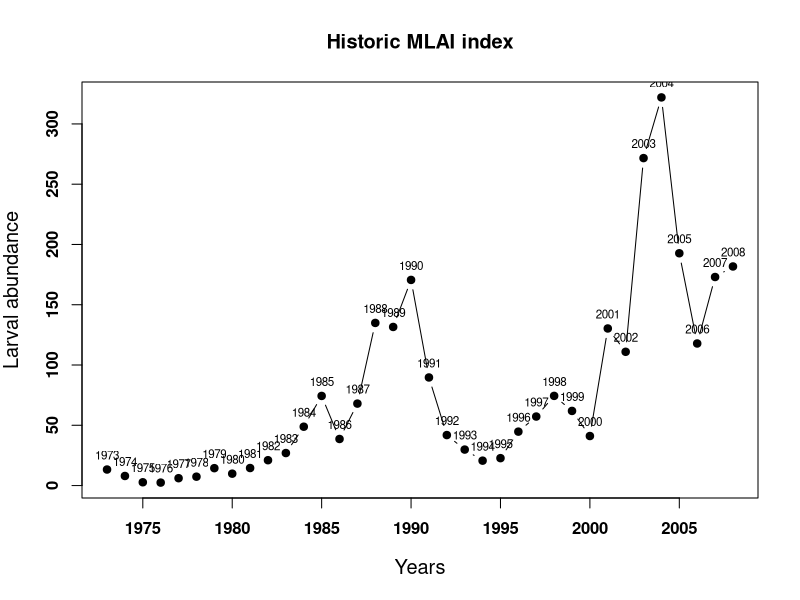
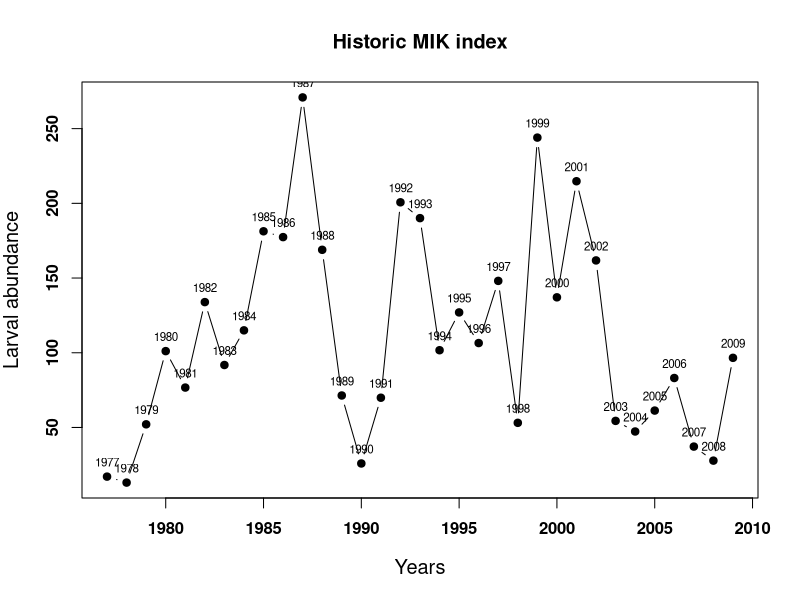
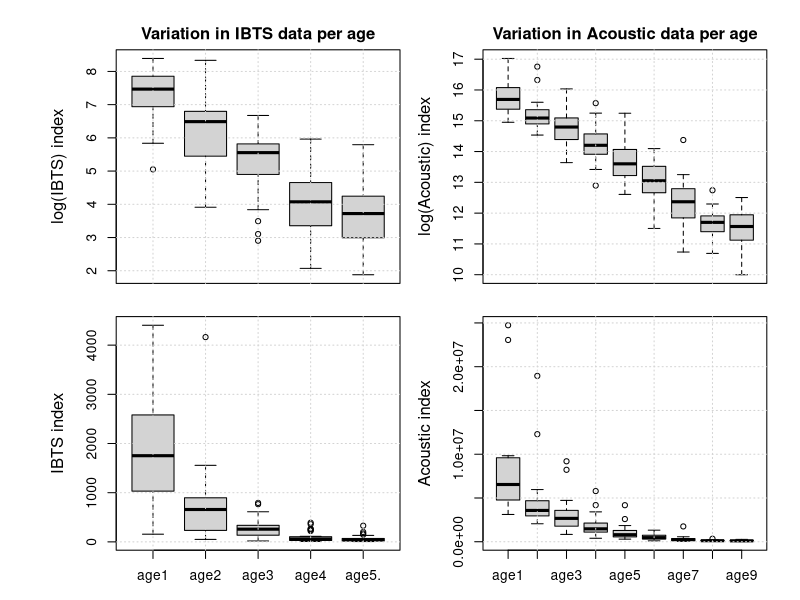
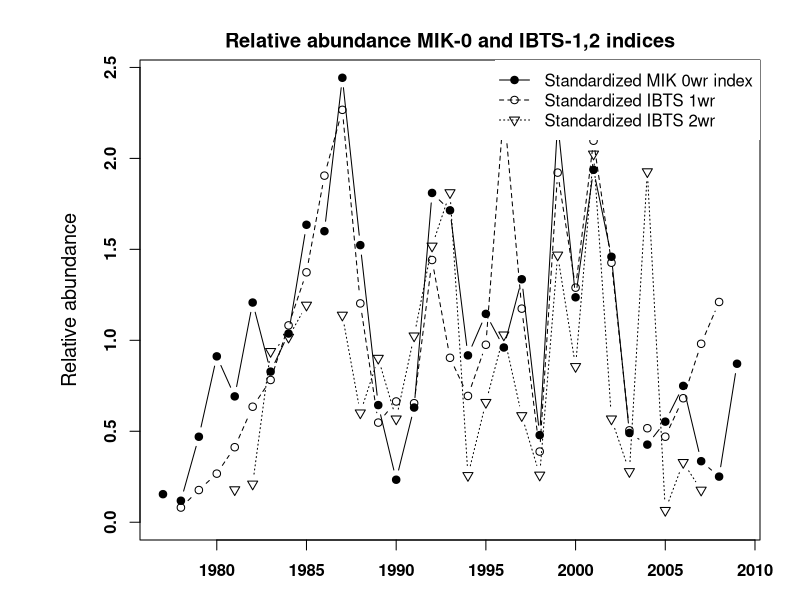

Write R code to recreate these figures, in order. (Note: this script raises an error after producing the figures.)
#===============================================================================
#LNV plots + also for HAWG extra plots
#===============================================================================

cl  <- 1.2
ca  <- 1
fam <- ""
cols    <- c("black","grey50","grey20","grey80","red2","green3","red","white")
fonts   <- 2
parmar <- rep(0.4,4)
paroma <- (c(6,6,2,2)+0.1)
mtextline <- 3
ltextcex <- 1

LNV.ssb <- function(stk,btrigger,blim){
              plot(c(ssb(stk)@.Data)~seq(range(stk)[c("minyear")],range(stk)[c("maxyear")],1),
              type="b",pch=19,cex.lab=cl,cex.axis=ca,main=paste("SSB",stk@name),font=fonts,family=fam,
              ylim=range(pretty(range(c(ssb(stk)@.Data),na.rm=T))),xlab="Years",ylab="SSB",lwd=2)
              abline(h=btrigger,col="darkgreen",lwd=2,lty=2)
              abline(h=blim,col="red",lwd=2,lty=2)
              #text(btrigger~range(stk)[c("maxyear")],expression(B[trigger]),cex=ltextcex,adj=c(0.6,0),col="darkgreen",las=2,pos=3)
              #text(blim~range(stk)[c("maxyear")],expression(B[lim]),cex=ltextcex,adj=c(0.6,0),col="red",las=2,pos=3)
              if(is.na(btrigger) == F) mtext(expression(B[trigger]),4,at=btrigger,cex=ltextcex,col="darkgreen",outer=F,line=0.2,las=2,font=fonts)
              if(is.na(blim) == F)     mtext(expression(B[lim]),    4,at=blim,    cex=ltextcex,col="red",      outer=F,line=0.2,las=2,font=fonts)
              }
#LNV.ssb(NSH,1.3e6,0.8e6)

LNV.fbar <- function(stk,ftarget,flim,range.){
              range2 <- range.[1]:range.[2]
              plot(c(apply(stk@harvest[ac(range2),],2,mean)@.Data)~seq(range(stk)[c("minyear")],range(stk)[c("maxyear")],1),
              type="b",pch=19,cex.lab=cl,cex.axis=ca,main=paste("Fbar",name(stk)),font=fonts,family=fam,
              xlab="Years",ylab="Fbar",ylim=range(pretty(c(apply(stk@harvest[ac(range2),],2,mean)@.Data))),lwd=2)
              abline(h=ftarget,col="darkgreen",lwd=2,lty=2)
              abline(h=flim,col="red",lwd=2,lty=2)
              mtext(text=bquote(F[.(range.[1])-.(range.[2])[upper]]),4,at=ftarget,cex=ltextcex,outer=F,line=0.2,las=2,font=fonts,col="darkgreen")
              mtext(bquote(F[.(range.[1])-.(range.[2])[lower]]),4,at=flim,cex=ltextcex,,outer=F,line=0.2,las=2,font=fonts,col="red")
              legend("topright",legend=bquote(F[.(range.[1])-.(range.[2])]),lty=1,pch=19,box.lty=0)
            }
#LNV.fbar(NSH,0.25,0.1,c(2,6))
#LNV.fbar(NSH,0.1,0.04,c(0,1))

LNV.rec <- function(stk,stk.ica){
              plot(c(rec(stk)@.Data)~seq(range(stk)[c("minyear")],range(stk)[c("maxyear")],1),
              type="b",pch=19,,cex.lab=cl,cex.axis=ca,main=paste("Recruitment",name(stk)),font=fonts,family=fam,
              xlab="Years",ylab="Recruitment [thousands]",xlim=c(range(stk)["minyear"],range(stk)["maxyear"]+1),lwd=2)
              points(range(stk)["maxyear"]+1,stk.ica@param["Recruitment prediction","Value"],col="blue",pch=19)
              legend("topright",legend=paste("Recuitment estimate",range(stk)["maxyear"]+1),col="blue",pch=19,box.lty=0,lty=0)
            }
#LNV.rec(NSH)            

LNV.catchcoh <- function(stk){                  
                 rel <- c(colSums(FLCohort(stk@catch.n)[,ac((dims(stk)$minyear):(dims(stk)$maxyear-dims(stk)$age+1))]))  
                 plot((c(FLCohort(stk@catch.n)[1,ac((dims(stk)$minyear):(dims(stk)$maxyear-dims(stk)$age+1))])/rel)~c(((dims(stk)$minyear):(dims(stk)$maxyear-dims(stk)$age+1))),
                 type="l",cex.lab=cl,cex.axis=ca,main=paste("Proportion of a cohort in the catch",name(stk)),font=fonts,family=fam,
                 xlab="Years",ylab="Relative propotion of the cohort",ylim=c(0,1))
                 old.polygon <- rep(0,length((dims(stk)$minyear):(dims(stk)$maxyear-dims(stk)$age+1)))
                 for(i in 1:((range(stk)[c("max")]-range(stk)[c("min")])+1)){
                    polygon(c(c(((dims(stk)$minyear):(dims(stk)$maxyear-dims(stk)$age+1))),rev(c(((dims(stk)$minyear):(dims(stk)$maxyear-dims(stk)$age+1))))),
                    c(old.polygon,rev((c(FLCohort(stk@catch.n)[i,ac(((dims(stk)$minyear):(dims(stk)$maxyear-dims(stk)$age+1)))])/rel)+old.polygon)),col=grey(i/((range(stk)[c("max")]-range(stk)[c("min")])+1)))
                    text((dims(stk)$maxyear-dims(stk)$age+1),mean(c(old.polygon[length(old.polygon)],rev((c(FLCohort(stk@catch.n)[i,ac(((dims(stk)$minyear):(dims(stk)$maxyear-dims(stk)$age+1)))]@.Data)/rel)+old.polygon)[1])),labels=seq(range(stk)["min"],range(stk)["max"],1)[i],cex=ltextcex,adj=c(-0.6,0),font=fonts,col="black")
                    old.polygon <- (c(FLCohort(stk@catch.n)[i,ac(((dims(stk)$minyear):(dims(stk)$maxyear-dims(stk)$age+1)))])/rel)+old.polygon 
                 }
                }

#LNV.catchcoh(window(NSH,1960,2007))                


LNV.catch <- function(stk,slnm){
                rel <- colSums(slot(stk,slnm))
                plot((c(slot(stk,slnm)[1,]@.Data)/rel)~seq(range(stk)[c("minyear")],range(stk)[c("maxyear")],1),
                type="l",cex.lab=cl,cex.axis=ca,main=paste("Proportion of age-groups in the",slnm,name(stk)),font=fonts,family=fam,
                xlab="Years",ylab=paste("Relative propotion of the",slnm),ylim=c(0,1))
                old.polygon <- rep(0,range(stk)[c("maxyear")]-range(stk)[c("minyear")]+1)
                for(i in 1:((range(stk)[c("max")]-range(stk)[c("min")])+1)){
                  polygon(c(seq(range(stk)[c("minyear")],range(stk)[c("maxyear")],1),rev(seq(range(stk)[c("minyear")],range(stk)[c("maxyear")],1))),
                  c(old.polygon,rev((c(slot(stk,slnm)[i,]@.Data)/rel)+old.polygon)),col=grey(i/((range(stk)[c("max")]-range(stk)[c("min")])+1)))
                  text(range(stk)[c("maxyear")],mean(c(old.polygon[length(old.polygon)],rev((c(slot(stk,slnm)[i,]@.Data)/rel)+old.polygon)[1])),labels=seq(range(stk)["min"],range(stk)["max"],1)[i],cex=ltextcex,adj=c(-0.6,0),font=fonts,col="black")
                  old.polygon <- (c(slot(stk,slnm)[i,]@.Data)/rel)+old.polygon 
                }
              }
              
#LNV.catch(NSH.tun[[3]],"index")
#LNV.catch(NSH.tun[[4]],"index")  
#LNV.catch(window(NSH,1960,2007),"stock.n")             

#Survey MLAI
MLAI.hist     <- read.csv("./data/historic survey data/MLAI-historic.csv",header=T)
MIK.hist      <- read.csv("./data/historic survey data/MIK-historic.csv",header=T)
IBTS.hist     <- read.csv("./data/historic survey data/IBTS-historic.csv",header=T); IBTS.hist[IBTS.hist==-1] <- NA
ACOUSTIC.hist <- read.csv("./data/historic survey data/ACOUSTIC-historic.csv",header=T); ACOUSTIC.hist[ACOUSTIC.hist==-1] <- NA

MLAI.histst     <- cbind(MLAI.hist[,"ageall"]/mean(MLAI.hist[,"ageall"],na.rm=T),MLAI.hist[,"measurement_year"]); colnames(MLAI.histst) <- colnames(MLAI.hist)
MIK.histst      <- cbind(MIK.hist[,"age0"]/mean(MIK.hist[,"age0"],na.rm=T),MIK.hist[,"measurement_year"]); colnames(MIK.histst) <- colnames(MIK.hist)
IBTS.histst     <- cbind(sweep(IBTS.hist[,1:5],2,mapply(mean,IBTS.hist[,1:5],na.rm=T),"/"),IBTS.hist[,"measurement_year"]); colnames(IBTS.histst) <- colnames(IBTS.hist); IBTS.histst[IBTS.histst[,"measurement_year"]==1988,2] <- NA
ACOUSTIC.histst <- cbind(sweep(ACOUSTIC.hist[,1:9],2,mapply(mean,ACOUSTIC.hist[,1:9],na.rm=T),"/"),ACOUSTIC.hist[,"measurement_year"]); colnames(ACOUSTIC.histst) <- colnames(ACOUSTIC.hist)

plot(MLAI.hist[,"ageall"]~MLAI.hist[,"measurement_year"],type="b",pch=19,xlab="Years",ylab="Larval abundance",cex.lab=cl,cex.axis=ca,font=fonts,family=fam,main="Historic MLAI index")
text(MLAI.hist[,"ageall"]~MLAI.hist[,"measurement_year"],labels=MLAI.hist[,"measurement_year"],cex=0.7,pos=3)

plot(MIK.hist[,"age0"]~MIK.hist[,"measurement_year"],type="b",pch=19,xlab="Years",ylab="Larval abundance",cex.lab=cl,cex.axis=ca,font=fonts,family=fam,main="Historic MIK index")
text(MIK.hist[,"age0"]~MIK.hist[,"measurement_year"],labels=MIK.hist[,"measurement_year"],cex=0.7,pos=3)

par(mfrow=c(2,2),mar=c(0,4,2,1),oma=c(3,3,1,1))
boxplot(log(IBTS.hist[,1:5]),ylab="log(IBTS) index",cex.lab=cl,cex.axis=ca,font=fonts,family=fam,main="Variation in IBTS data per age",xaxt="n"); grid()
boxplot(log(ACOUSTIC.hist[,1:9]),ylab="log(Acoustic) index",cex.lab=cl,cex.axis=ca,font=fonts,family=fam,main="Variation in Acoustic data per age",xaxt="n");grid()
boxplot(IBTS.hist[,1:5],ylab="IBTS index",cex.lab=cl,cex.axis=ca,font=fonts,family=fam);grid()
boxplot(ACOUSTIC.hist[,1:9],ylab="Acoustic index",cex.lab=cl,cex.axis=ca,font=fonts,family=fam);grid()


par(mfrow=c(1,1))
range. <- c(0,max(c(c(MIK.histst[,"age0"]),unlist(IBTS.histst[,c("age1","age2")])),na.rm=T))
plot(  MIK.histst[,"age0"]~MIK.histst[,"measurement_year"],type="b",pch=19,ylim=range.,main="Relative abundance MIK-0 and IBTS-1,2 indices",ylab="Relative abundance",xlab="Years",cex.lab=cl,cex.axis=ca,font=fonts,family=fam)
lines(IBTS.histst[,"age1"]~c(IBTS.histst[,"measurement_year"]-1),type="b",pch=1,lty=2)
lines(IBTS.histst[,"age2"]~c(IBTS.histst[,"measurement_year"]-2),type="b",pch=6,lty=3)
legend("topright",legend=c("Standardized MIK 0wr index","Standardized IBTS 1wr","Standardized IBTS 2wr"),pch=c(19,1,6),lty=c(1,2,3),box.lty=0)


range.          <- range(as.numeric(dimnames(NSH.tun[[4]]@index)[[2]]))
ACOUSTIC.mat    <- window(NSH@mat,range.[1],range.[2])[ac(dimnames(NSH.tun[[4]]@index)[[1]]),] * NSH.tun[[4]]@index
ACOUSTIC.matst  <- colSums(ACOUSTIC.mat)/mean(colSums(ACOUSTIC.mat))

plot(MLAI.histst[,"ageall"]~MLAI.histst[,"measurement_year"],type="b",pch=19,main="Relative abundance MLAI and Acoustic mature part",ylab="Relative abundance",xlab="Years",cex.lab=cl,cex.axis=ca,font=fonts,family=fam)
lines(ACOUSTIC.matst~as.numeric(dimnames(ACOUSTIC.matst)$year),type="b",pch=1,lty=2)
legend("topleft",legend=c("Standardized MLAI index","Standardized Acoustic mature part index"),pch=c(19,1),lty=c(1,2),box.lty=0)


mikyears    <- range(MIK.hist[,"measurement_year"])
ibtsyears   <- range(IBTS.hist[,"measurement_year"]+1)
range.      <- c(max(mikyears[1],ibtsyears[1]),min(mikyears[2],ibtsyears[2])-1)
start.mik   <- range.[1];   end.mik <- range.[2]
start.ibts  <- start.mik+1; end.ibts <- end.mik+1

MIK  <- MIK.hist[which(MIK.hist[,"measurement_year"]==start.mik):which(MIK.hist[,"measurement_year"]==end.mik),"age0"]
IBTS <- IBTS.hist[which(IBTS.hist[,"measurement_year"]==start.ibts):which(IBTS.hist[,"measurement_year"]==end.ibts),"age1"]

plot(MIK,IBTS,pch=19,ylab="IBTS 1wr",xlab="MIK 0wr",cex.lab=cl,cex.axis=ca,font=fonts,family=fam)
lines(predict(lm(IBTS~MIK),newdata=data.frame(MIK=range(MIK)))~range(MIK),lwd=2)
mtext(bquote(R^2 [(.(round(summary(lm(IBTS~MIK))$r.squared,2)))]),side=3,line=-2,outer=F,at=40,font=2,cex=1.2)
points(rev(MIK)[1],rev(IBTS)[1],col="red",pch=19); text(rev(MIK)[1],rev(IBTS)[1],labels=c(end.mik-1),col="red",pos=3)
lines(x=c(rep(rev(MIK.hist[,"age0"])[1],2)),y=c(0,max(IBTS,na.rm=T)/7),col="darkgreen",lwd=2); text(rev(MIK.hist[,"age0"])[1],max(IBTS,na.rm=T)/8,labels=end.mik,col="darkgreen",pos=2)
legend("bottomright",c("MIK 0wr vs. IBTS 1wr",paste(end.mik-1,"yearclass"),paste(end.mik,"yearclass")),col=c("black","red","darkgreen"),lty=c(0,0,1),pch=c(19,19,-1),lwd=3,box.lty=0)



 
 
#library(FLBRP);
#library(FLEDA);
#
#
#load("N:\\Projecten\\ICES WG\\Haring werkgroep HAWG\\2009\\controle\\nsh07.RData")
#
#################################################################################
##FLEDA plots
#################################################################################
#
##===============================================================================
##Look at the ratio between mature and immature biomass over time
##===============================================================================
#               
#mat.immat.ratio <- function(stk){
#                    stk.bmass <- bmass(stk)
#                    akey <- simpleKey(text=c("Mature", "Immature"), points=F, lines=T)
#                    xyplot(data~year, data=stk.bmass, groups=qname,type="l", main="Mature - Immature biomass ratio", key=akey, ylab="Relative biomass",sub=stk@name)
#                  }
#                  
#mat.immat.ratio(NSH)
#
#
##===============================================================================
##Look at strong years in the catch and how they move trough time, and look at strong yearclasses
##all on catch proportions
##===============================================================================
#
#yearclass.bubble <- function(stk){
#                      stk.spay <- spay(stk@catch.n)                      
#                      bubbles(age~year, data=stk.spay, bub.scale=5,main="Standardized catch number proportion at age",  sub=stk@name)
#                    }
#
#yearclass.bubble(NSH)
#
#
#cohort.bubble <- function(stk){
#                    stk.spay <- spay(stk@catch.n)                      
#                    bubbles(age~cohort, data=FLCohort(stk.spay), bub.scale=5,main="Standardized catch number proportion at age",  sub=stk@name)
#                  }
#
#cohort.bubble(NSH)
#
#
##===============================================================================
##Look at correlation between year classes and look at correlation within a cohort
##===============================================================================
#
#cor.tun <- function(stk.tun){ for(i in names(stk.tun)) if(dim(stk.tun[[i]]@index)[1]>1) plot(stk.tun[[i]],type="internal",main=name(stk.tun[[i]]))}
#  
#cor.tun(NSH.tun)
#
#
#
#
#
#
##===============================================================================
##Look at survey CPUE's
##===============================================================================
#
#cpue.survey <- function(stk.tun,slot.){
#            lst <- lapply(stk.tun, function(x){return(slot(x,slot.))})
#            # now a nice FLQuants
#            stk.inds <- mcf(lst)
#            # scale
#            stk.indsN01 <- lapply(stk.inds, function(x){
#                              arr <- apply(x@.Data, c(1,3,4,5,6), scale)
#                              arr <- aperm(arr, c(2,1,3,4,5,6))
#                              # small trick to fix an apply "feature"
#                              dimnames(arr) <- dimnames(x)
#                              x <- FLQuant(arr)
#                            })
#            
#            stk.indsN01 <- FLQuants(stk.indsN01)
#            # stupid hack to correct names (fixed in version 2)
#            names(stk.indsN01) <- names(lst)
#            # fine tune
#            ttl <- list("Surveys CPUE", cex=1)
#            xttl <- list(cex=0.8)
#            yttl <- list("Standardized CPUE", cex=0.8)
#            stripttl <- list(cex=0.8)
#            ax <- list(cex=0.7)
#            akey <- simpleKey(text=names(stk.indsN01), points=F, lines=T, columns=2, cex=0.8,col=c(0,6,3,2))
#            akey$lines$lty<-c(0,1,1,1)    #1=mlai, #2=MIK #3=IBTS #4=Acoust
#            # plot                                                                   #1=Acoust, #2=IBTS #3=MIK #4=MLAI
#            print(xyplot(data~year|factor(age), data=stk.indsN01, type="l",col=c(2,3,6,0),
#            main=ttl, xlab=xttl, ylab=yttl, key=akey, striptext=stripttl,
#            scales=ax, groups=qname,as.table=TRUE, layout=c(5,2,1)))
#            }
#
#cpue.survey(NSH.tun,"index")
##===============================================================================
##Look at weight at age in catch, and weight at age in stock
##===============================================================================
#wt.at.age <- function(stk,start.,end.){
#              print(xyplot(data~year,data=window(stk@catch.wt,start=start.,end=end.),groups=age,type="l",
#                    col=1:(length(seq(range(stk)["max"]-range(stk)["min"]))+1),ylab="Weight in Kg",
#                    main=paste("Catch.wt vs stock.wt in",end.) ,panel = function(...) { 
#              
#                     panel.xyplot(...)
#                     panel.text(x=rep((start.-1),(length(seq(range(stk)["max"]-range(stk)["min"]))+1)), y=stk@catch.wt[,ac(start.)], labels=seq(range(stk)["max"]-range(stk)["min"]),col=1:(length(seq(range(stk)["max"]-range(stk)["min"]))+1))
#                     panel.points(x=rep(end.,(length(seq(range(stk)["max"]-range(stk)["min"]))+1)),y=stk@stock.wt[,ac(end.)],col=1:(length(seq(range(stk)["max"]-range(stk)["min"]))+1),pch=19)
#              }))
#              }
#wt.at.age(NSH,1980,2007) 
##===============================================================================
##Look at catch curves
##===============================================================================
#
#catch.curves <- function(stk,start.,end.){
#                  stk.cc.l      <- logcc(window(stk@catch.n,start=start.,end=end.))
#                  stk.cc.coh    <- FLCohort(window(stk@catch.n,start=start.,end=end.))
#                  color         <- c("black","green","red","blue","orange","grey","pink","lightblue","darkviolet","darkblue")
#                  
#                  stk.age       <- apply(stk.cc.l,1:2,mean)
#                  years         <- as.numeric(dimnames(stk.age)$cohort); ages        <- as.numeric(dimnames(stk.age)$age)
#                  
#                  
#                  akey <- simpleKey(text=paste(seq(start.,end.,1)), points=F, lines=T, columns=3, cex=0.8)
#                  print(ccplot(data~age, data=stk.cc.l, type="l",lwd=2,main="Log catch ratios",key=akey))
#                  akey <- simpleKey(text=paste("yearclass",dimnames(stk.cc.coh)$cohort), points=F, lines=T, columns=3, cex=0.8)
#                  print(ccplot(data~age, data=stk.cc.coh, type="l",main="Cohort absolute catch ratios",lwd=2,key=akey))
#                  
#                  plot(stk.age[1,ac(years)]~years,type="l",ylim=c(-3,3),col=color[1],lwd=2,main="Selectivity at age",ylab="data")
#                  for(i in 2:length(ages)) lines(stk.age[i,ac(years)]~years,col=color[i],lwd=2)
#                  legend("bottomleft",c(ac(ages)),lwd=2,col=color,box.lty=0,ncol=4)
#                  }
#
#
#catch.curves(NSH,1990,2007)
#################################################################################
##FLBRP plots
#################################################################################
#
##===============================================================================
##Look at reference points and plot them
##===============================================================================
#ref.pts <- function(stk,sr.model.,factor.){
#                bevholtfactor   <- factor.
#                stk.sr  <- fmle(as.FLSR(transform(stk, stock.n = stk@stock.n/bevholtfactor),model=model.)); 
#                if(model.=="bevholt"){ stk.sr@params<-stk.sr@params * bevholtfactor   
#                } else {
#                  stk.sr@params[2]<-stk.sr@params[2] * bevholtfactor; }
#                rpts<-refpts()[4:5,]
#                dimnames(rpts)[[1]][2]<-"crash"
#                stk.brp    <- brp(FLBRP(stk,sr=stk.sr,fbar=seq(0,1,length.out=100),nyrs=3,refpts=rpts))
#                refpts(stk.brp)
#                plot(nsh.brp)
#                return(stk.sr)
#            }
#
#NSH.sr <- ref.pts(NSH,"bevholt",100000)[[1]]
##===============================================================================
##Look at landings selectivity 
##===============================================================================
#
#retro.landings.sel <- function(stk.ica,stk.sr,mnYrs,rpts){
#  for(i in 1:10){
#    range. <- c(range(stk)[c("minyear","maxyear")])
#    stk. <- window(stk.ica,(range.[2]-mnYrs-i+1),(range.[2]-1-i+1))
#    print(c((range.[2]-mnYrs-i+1),(range.[2]-1-i+1)))
#    if(i==1){ plot(c(landings.sel(brp(FLBRP(stk.,fbar=seq(0,1,length.out=100),nyrs=mnYrs,refpts=rpts))))~c(range(stk.brp)[c("min")]:range(stk.brp)[c("max")]),type="l",xlab="Age",ylab="Landings selectivity")
#    } else { lines(c(landings.sel(brp(FLBRP(stk.,fbar=seq(0,1,length.out=100),nyrs=mnYrs,refpts=rpts))))~c(range(stk.brp)[c("min")]:range(stk.brp)[c("max")]),col=i)
#      }
#  }
#}  
#
#retro.landings.sel(NSH,NSH.sr,10,rpts)
#
#
#
#                                                                     